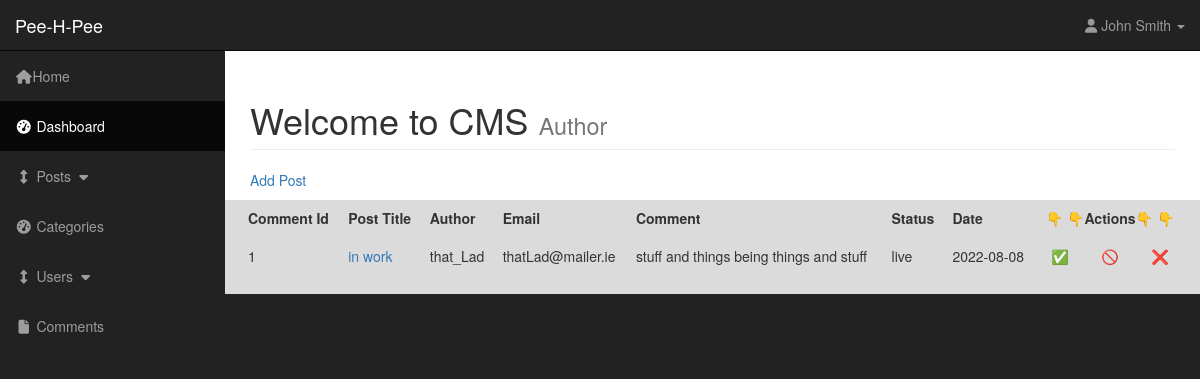
/admin/comments.php, run on an earlier commit of the app's database.
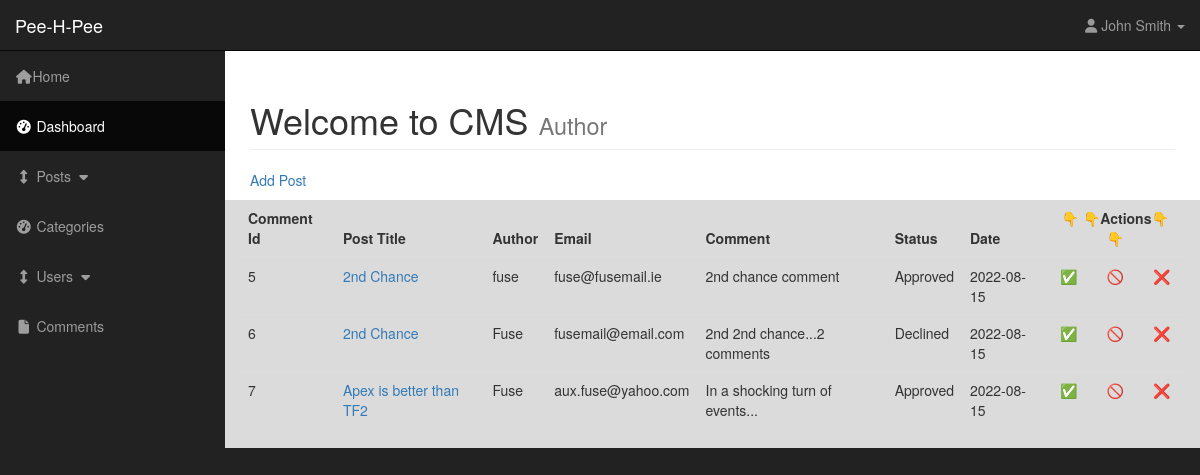
And on a later commit of the database.
### tables this page shows
CREATE TABLE `comments` (
  `comment_id` int(3) NOT NULL,
  `comment_post_id` int(3) NOT NULL,
  `comment_author` varchar(255) NOT NULL,
  `comment_email` varchar(255) NOT NULL,
  `comment_content` text NOT NULL,
  `comment_status` varchar(255) NOT NULL,
  `comment_date` date NOT NULL
);

CREATE TABLE `posts` (
  `post_id` int(4) NOT NULL,
  `post_category_id` int(3) NOT NULL,
  `post_title` varchar(255) NOT NULL,
  `post_author` varchar(255) NOT NULL,
  `post_date` date NOT NULL,
  `post_image` text NOT NULL,
  `post_content` text NOT NULL,
  `post_tags` varchar(255) NOT NULL,
  `post_status` varchar(255) NOT NULL DEFAULT 'draft',
  `post_user` varchar(255) NOT NULL,
  `post_views_count` int(11) NOT NULL
);

### admin/includes/view_comments.php (the view, shortened to what this page needs)
<table class="table table-hover">
    <thead>
        <tr>
            <th>Comment Id</th>
            <th>Post Title</th>
            <th>Author</th>
            <th>Email</th>
            <th>Comment</th>
            <th>Status</th>
            <th>Date</th>
            <th colspan="3" class="center-txt">👇 👇Actions👇 👇</th>
        </tr>
    </thead>
    <tbody>
        <?php
            while($row = mysqli_fetch_assoc($all_comments)) {
                $comment_id = $row['comment_id'];
                $comment_post_id = $row['comment_post_id'];
                $comment_author = $row['comment_author'];
                $comment_email = $row['comment_email'];
                $comment_content = $row['comment_content'];
                $comment_status = $row['comment_status'];
                $comment_date = $row['comment_date'];
                $query = "SELECT * FROM posts WHERE post_id = $comment_post_id";
                $select_post_id_query = mysqli_query($connection, $query);
                echo "<tr>";
                echo "<td>{$comment_id}</td>";
                while($row = mysqli_fetch_assoc($select_post_id_query)) {
                    $post_id = $row['post_id'];
                    $post_title = $row['post_title'];
                    echo "<td><a href='../post.php?p_id=$post_id'>{$post_title}</a></td>";
                }
                echo "<td>{$comment_author}</td>";
                echo "<td>{$comment_email}</td>";
                echo "<td>{$comment_content}</td>";
                echo "<td>{$comment_status}</td>";
                echo "<td>{$comment_date}</td>";
                echo "<td class='center-txt'><a href='comments.php?approve={$comment_id}'>✅</a></td>";
                echo "<td class='center-txt'><a href='comments.php?decline={$comment_id}'>🚫</a></td>";
                echo "<td class='center-txt'><a href='comments.php?delete={$comment_id}'>❌</a></td>";
                echo "</tr>";
            }
        ?>
    </tbody>
</table>

What changed in the data, as far as the page shows it:
removed comments: comment_id "1", comment_author "that_Lad", comment_email "thatLad@mailer.ie", comment_content "stuff and things being things and stuff", comment_status "live", comment_date "2022-08-08"
no longer on this page (row unchanged): posts: post_title "in work", shown under "1"
added comments: comment_id "5", comment_author "fuse", comment_email "fuse@fusemail.ie", comment_content "2nd chance comment", comment_status "Approved", comment_date "2022-08-15"
now on this page (row edited): posts: post_title "2nd Chance"
added comments: comment_id "6", comment_author "Fuse", comment_email "fusemail@email.com", comment_content "2nd 2nd chance...2 comments", comment_status "Declined", comment_date "2022-08-15"
added comments: comment_id "7", comment_author "Fuse", comment_email "aux.fuse@yahoo.com", comment_content "In a shocking turn of events...", comment_status "Approved", comment_date "2022-08-15"
added posts: post_title "Apex is better than TF2", shown under "7"
